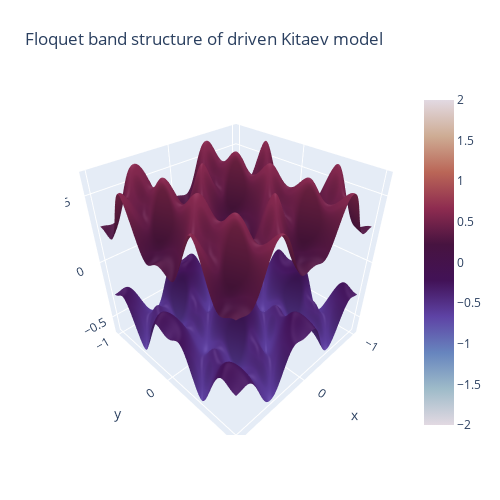

The notebook cell saved with this chart:
### Code cell
import plotly.graph_objects as go
import pandas as pd
import itertools as itertools


Nk=100
Kx=np.linspace(-1,1,Nk)
Ky=np.linspace(-1,1,Nk)
L_k = np.array(list(itertools.product(Kx, Ky)))

Ek,evec=[],[]
for i,k in enumerate(L_k):
    F = expm(-1j*T*tb1._gen_ham(k)/4)@expm(-1j*T*tb2._gen_ham(k)/4)@expm(-1j*T*tb3._gen_ham(k)/4)@expm(-1j*T*tb4._gen_ham(k)/4)
    eval = np.linalg.eigvals(F)
    eval=sort(real(1j*log(array(eval))/T)) 
    Ek.append(eval)
L_Ek=array(Ek).T

Bands = [L_Ek[i].reshape((Nk,Nk)) for i in range(len(L_Ek))]

fig = go.Figure(data=[go.Surface(z=Bands[0], x= Kx, y=Ky,colorscale='twilight', cmin=-2, cmax=2)]
              +[go.Surface(z=Band, x= Kx, y=Ky, showscale=False, colorscale='twilight', cmin=-2, cmax=2) for Band in Bands[1:]])
fig.update_layout(title='Floquet band structure of driven Kitaev model',autosize=False,
                  width=500, height=500,
                   margin=dict(l=65, r=50, b=65, t=90),
                   scene = {
            "xaxis": {"nticks": 4},
            "yaxis": {"nticks": 4},
            "zaxis": {"nticks": 4},
#            'camera_eye': {"x": 0, "y": -1, "z": 0.5},
            "aspectratio": {"x": 1, "y": 1, "z": 1}
        })
fig.show()
